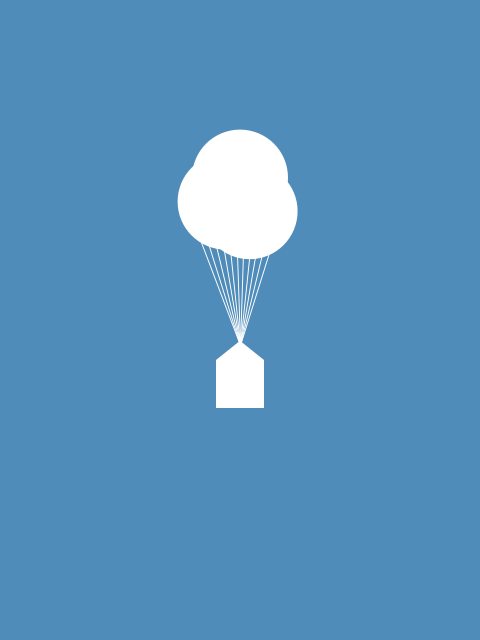
Frame 1 (no input)
Frame 2 (the mouse pressed at the canvas centre, redrawn once): identical to frame 1, image omitted

The Processing sketch that drew this single still picture (run headless with seeded random() and noise(); the mouse was pressed at the canvas centre and the sketch redrawn once):

// Processing sketch: up
// ── up.pde
// Manuale di Programmazione Cinematografica
// Daniele Olmisani, 2021

// Up (2009)


final color PAPER = color(80, 140, 185);
final color INK = color(255);


void setup() {
  size(480, 640);
  noLoop();
}


void draw() {
  final float S =  min(width, height);
  final float U = 0.002;

  translate(0.5*width, 0.3*height);
  scale(S);
  
  background(PAPER);
  
  fill(INK);
  stroke(INK);
  noStroke();
  
  ellipse(0.0, -0.03, 0.2, 0.2);
  ellipse(-0.03, 0.02, 0.2, 0.2);
  ellipse(0.02, 0.04, 0.2, 0.2);
  
  
  triangle(0.0, 0.31, -0.05, 0.35, 0.05, 0.35);
  
  rectMode(CENTER);
  rect(0.0, 0.4, 0.1, 0.1);
  
  stroke(INK);
  strokeWeight(U);
  
  for (int i=0; i<=10; i++) {
    line(0.0, 0.32, -0.12+i*0.022, 0.0);
  }
  
  save("up.png");
}
